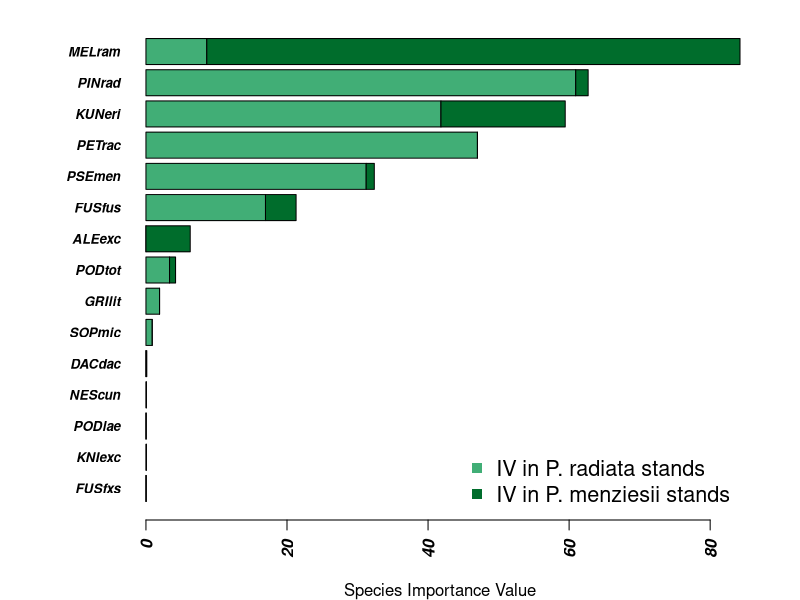

Generate this figure with R: (Note: this script raises an error after producing the figure.)
#Code for FIGURE2
#Read in data that is importance values of canopy species by plantation species
canopy_IV = read.table("Canopy_Species_IV.csv", header = T, sep = ",", stringsAsFactors = T)

png("Canopy_Species_Stacked.png", width = 50, height = 50, units = "cm", res = 1000, pointsize = 26)
par(mar = c(4,7,1,3), font.axis = 4)

barplot(as.matrix(canopy_IV),
        las=2,cex.names=.8, axes = T, horiz=T, xlab = "Species Importance Value", ylab = "",
        col = c("#41ae76", "#006d2c"))
legend(x = "bottomright",
       legend = c("IV in P. radiata stands", "IV in P. menziesii stands"),
       col = c("#41ae76", "#006d2c"),
       pch = 15,
       bty = "n",
       xpd = TRUE,
       horiz = F,
       cex = 1.3)

dev.off()
#------------------------------------------------------------------------------------------
#Code for FIGURE3
#Boxplots for environmental characteristics between overstorey species
png("boxplots.png", width = 30, height = 40, units = "cm", res = 800, pointsize = 18)
par(mfrow = c(5,1), mar = c(3,6,4,1))

boxplot(env.vars$Elevation ~ env.vars$Species, xlab = "", ylab = "Elevation (m)", col = "white",
        main = '***', horizontal = TRUE)
mtext("(a)", side = 2, at = par('usr')[4], line = 5, las = 1, cex = par('cex'))

boxplot(env.vars$Slope ~ env.vars$Species, xlab = "", ylab = "Slope (°)", col="white",
        main = '***', horizontal = TRUE)
mtext("(b)", side = 2, at = par('usr')[4], line = 5, las = 1, cex = par('cex'))

boxplot(env.vars$Distance.Seed.Source ~ env.vars$Species, xlab = "", ylab = "Distance to Seed Source (m)", col = "white",
        main = '**', horizontal = TRUE)
mtext("(c)", side = 2, at = par('usr')[4], line = 5, las = 1, cex = par('cex'))

boxplot(env.vars$Northness ~ env.vars$Species, xlab = "", ylab = "Northness", col = "white",
        main = '', horizontal = TRUE)
mtext("(d)", side = 2, at = par('usr')[4], line = 5, las = 1, cex = par('cex'))

boxplot(env.vars$Eastness ~ env.vars$Species, xlab = "", ylab = "Eastness", col = "white",
        main = '', horizontal = TRUE)
mtext("(e)", side = 2, at = par('usr')[4], line = 5, las = 1, cex = par('cex'))

dev.off()


#----------------------------------------------------------------------------------------
#Code for FIGURE4
  
png("Ordinations_Polygons.png", width = 37, height = 42, units = "cm", res = 800, pointsize = 24)
par(mfrow = c(3,2), mar = c(4,5,5.5,1.5))

#Simple ordination with colour and shapes differing by plantation species
plot(scores$sites[,1], scores$sites[,2], pch = c(17, 16) [as.factor(sp)], col = c('#525252', '#bdbdbd') [as.factor(sp)] ,xlab = "NMDS1", ylab = "NMDS2")
ordiellipse(nmds, groups = sp, draw = "polygon")
axis(side = 1, labels = F)
axis(side = 2, labels = F)
mtext("(a)", side = 2, at = par('usr')[4], line = 3, las = 1, cex = par('cex'))

#legend for B&W
legend(x = "top",
       inset = c(0,-0.2),
       legend = c("PSEMEN", "PINRAD"),
       col = c('#525252', '#bdbdbd'),
       pch = c(17, 16),
       bty = "n",
       xpd = TRUE,
       horiz = TRUE)

#Ordination with shape by plantation species and colour by site
plot(scores$sites[,1], scores$sites[,2], pch = c(17, 16) [as.factor(sp)], 
     col = c('#377eb8', '#e41a1c', '#984ea3', '#f781bf', '#4daf4a', '#ff7f00', '#a65628', '#666666') [as.factor(site)],
     yaxt = "n", xlab = "NMDS1", ylab = "NMDS2")
ordiellipse(nmds,groups = site, draw = "polygon")
axis(side = 1, labels = F)
axis(side = 2, labels = F)
mtext("(b)", side = 2, at = par('usr')[4], line = 3, las = 1, cex = par('cex'))

#legend for colours
legend(x = "top",
       inset = c(0, -0.3),
       legend = c("BEC1", "BEC2", "ALLEN", "LAKE", "LIZA", "ROCK", "TONO", "WAKA"),
       col = c('#377eb8', '#e41a1c', '#984ea3', '#f781bf', '#4daf4a', '#ff7f00', '#a65628', '#666666'),
       pch = c(16, 16, 17, 17, 17, 16, 17, 16),
       bty = "n",
       xpd = TRUE,
       ncol = 3)

#Ordination with environmental variables
plot(scores$sites[,1], scores$sites[,2], pch = c(17, 16) [as.factor(sp)], col = c('#525252', '#bdbdbd') [as.factor(sp)],
     xlab = "NMDS1", ylab = "NMDS2")
plot(SV.envfit, col = 'black')
axis(side = 1, labels = F)
axis(side = 2, labels = F)
mtext("(c)", side = 2, at = par('usr')[4], line = 3, las = 1, cex = par('cex'))

#Ordination with vegetation parameters
plot(scores$sites[,1], scores$sites[,2], pch = c(17, 16) [as.factor(sp)], col = c('#525252', '#bdbdbd') [as.factor(sp)],
     yaxt = "n", xlab = "NMDS1", ylab = "NMDS2")
plot(VG.envfit, col = 'black')
axis(side = 1, labels = F)
axis(side = 2, labels = F)
mtext("(d)", side = 2, at = par('usr')[4], line = 3, las = 1, cex = par('cex'))

#cluster diagram
plot(dend)
text(x = 20, y = -0.1, 'A', xpd = T, font =2, cex = 1.8, col = c("#c51b7d"))
text(x = 46, y = -0.1, 'B', xpd = T, font = 2, cex = 1.8, col = c("#e9a3c9" ))
text(x = 64, y = -0.1, 'C', xpd = T, font = 2, cex = 1.8, col = c("#f1a340"))
text(x = 88, y = -0.1, 'D', xpd = T, font = 2, cex = 1.8, col = c("#7fbf7b"))
text(x = 108, y = -0.1, 'E', xpd = T, font = 2, cex = 1.8, col = c("#1b7837"))
mtext(side = 1, line = 2, cex = 0.8, "RECCE sampling plots")
mtext(side = 2, line = 3, cex = 0.8, "Bray-Curtis dissimilarity")
mtext("(e)", side = 2, at = par('usr')[4], line = 3, las = 1, cex = par('cex'))

#Ordination coloured by dendrogram groups
plot(scores$sites[,1], scores$sites[,2], pch = c(17, 16) [as.factor(sp)], 
     col = c("#7fbf37", "#1b7837", "#f1a340", "#c51b7d", "#e9a3c9") [as.factor(dendgroups)],
     yaxt = "n", xlab = "NMDS1", ylab = "NMDS2")
axis(side = 1, labels = F)
axis(side = 2, labels = F)
mtext("(f)", side = 2, at = par('usr')[4], line = 3, las = 1, cex = par('cex'))

dev.off()


#------------------------------------------------------------
#Code for FIGURE5

#Making the ordination plot matrix
png("Species.Ordinations.png", width = 40, height = 32, units = "cm", res = 1000, pointsize = 26)
par(mfrow = c(3,3), mar = c(2,5,2,1))

#First panel is the ordination from Fig4 with point shape and colour by plantation species with the environmental variables fitted
plot(scores$sites[,1], scores$sites[,2], pch = c(17, 16) [as.factor(sp)], col = c('#525252', '#bdbdbd') [as.factor(sp)] ,xlab = "", ylab = "",
     xaxt = "n", yaxt = "n")
plot(ALL.envfit, col = 'black', cex = 0.8)
mtext("(a)", side = 2, at = par('usr')[4], line = 3, las = 1, cex = par('cex'))

#Panel b is P.radiata
#Start with a blank plot where everything is white
plot(scores$sites[,1], scores$sites[,2],xaxt = "n", yaxt = "n", xlab = "", ylab = "", col = "white", pch = 1, cex = 0.6,
     main = substitute(paste(italic('Pinus radiata'))))
#Add grey filled in circles for the plots
points(scores$sites[,1], scores$sites[,2],col = "darkgrey", pch = 16, cex = 0.6)
#Go over the plots that contain p.rad in white to remove them from the plot
points(scores$sites[,1][which(IV_t[,"PINRAD"]>0)], scores$sites[,2][which(IV_t[,"PINRAD"]>0)],col = "white", pch = 16, cex = 0.6)
#add circles over plots with p.rad, with circle size relative to abundance of p.rad
symbols(scores$sites[,1], scores$sites[,2], circles = IV_t[,"PINRAD"], inches = 0.25, add = T)
#label panel
mtext("(b)", side = 2, at = par('usr')[4], line = 3, las = 1, cex = par('cex'))

#Panel c is for P.menziesii
plot(scores$sites[,1], scores$sites[,2],xaxt = "n", yaxt = "n", xlab = "", ylab = "", col = "white", pch = 1, cex = 0.6,
     main = substitute(paste(italic('Pseudotsuga menziesii'))))
points(scores$sites[,1], scores$sites[,2],col = "darkgrey", pch = 16, cex = 0.6)
points(scores$sites[,1][which(IV_t[,"PSEMEN"]>0)], scores$sites[,2][which(IV_t[,"PSEMEN"]>0)],col = "white", pch = 16, cex = 0.6)
symbols(scores$sites[,1], scores$sites[,2], circles = IV_t[,"PSEMEN"], inches = 0.25, add = T)
mtext("(c)", side = 2, at = par('usr')[4], line = 3, las = 1, cex = par('cex'))

#Panel d is for P. racemosa
plot(scores$sites[,1], scores$sites[,2],xaxt = "n", yaxt = "n", xlab = "", ylab = "", col = "white", pch = 1, cex = 0.6,
     main = substitute(paste(italic('Pterophylla racemosa'))))
points(scores$sites[,1], scores$sites[,2],col = "darkgrey", pch = 16, cex = 0.6)
points(scores$sites[,1][which(IV_t[,"WEIRAC"]>0)], scores$sites[,2][which(IV_t[,"WEIRAC"]>0)],col = "white", pch = 16, cex = 0.6)
symbols(scores$sites[,1], scores$sites[,2], circles = IV_t[,"WEIRAC"], inches = 0.25, add = T)
mtext("(d)", side = 2, at = par('usr')[4], line = 3, las = 1, cex = par('cex'))

#Panel e is for F. fusca
plot(scores$sites[,1], scores$sites[,2],xaxt = "n", yaxt = "n", xlab = "", ylab = "", col = "white", pch = 1, cex = 0.6,
     main = substitute(paste(italic('Fuscospora fusca'))))
points(scores$sites[,1], scores$sites[,2],col = "darkgrey", pch = 16, cex = 0.6)
points(scores$sites[,1][which(IV_t[,"FUSFUS"]>0)], scores$sites[,2][which(IV_t[,"FUSFUS"]>0)],col = "white", pch = 16, cex = 0.6)
symbols(scores$sites[,1], scores$sites[,2], circles = IV_t[,"FUSFUS"], inches = 0.25, add = T)
mtext("(e)", side = 2, at = par('usr')[4], line = 3, las = 1, cex = par('cex'))

#Panel f is for M. ramiflorus
plot(scores$sites[,1], scores$sites[,2],xaxt = "n", yaxt = "n", xlab = "", ylab = "", col = "white", pch = 1, cex = 0.6,
     main = substitute(paste(italic('Melicytus ramiflorus'))))
points(scores$sites[,1], scores$sites[,2],col = "darkgrey", pch = 16, cex = 0.6)
points(scores$sites[,1][which(IV_t[,"MELRAM"]>0)], scores$sites[,2][which(IV_t[,"MELRAM"]>0)],col = "white", pch = 16, cex = 0.6)
symbols(scores$sites[,1], scores$sites[,2], circles = IV_t[,"MELRAM"], inches = 0.25, add = T)
mtext("(f)", side = 2, at = par('usr')[4], line = 3, las = 1, cex = par('cex'))

#Panel g is for C. medullaris
plot(scores$sites[,1], scores$sites[,2],xaxt = "n", yaxt = "n", xlab = "", ylab = "", col = "white", pch = 1, cex = 0.6,
     main = substitute(paste(italic('Cyathea medullaris'))))
points(scores$sites[,1], scores$sites[,2],col = "darkgrey", pch = 16, cex = 0.6)
points(scores$sites[,1][which(IV_t[,"CYAMED"]>0)], scores$sites[,2][which(IV_t[,"CYAMED"]>0)],col = "white", pch = 16, cex = 0.6)
symbols(scores$sites[,1], scores$sites[,2], circles = IV_t[,"CYAMED"], inches = 0.25, add = T)
mtext("(g)", side = 2, at = par('usr')[4], line = 3, las = 1, cex = par('cex'))

#Panel h is for C. dealbata
plot(scores$sites[,1], scores$sites[,2],xaxt = "n", yaxt = "n", xlab = "", ylab = "", col = "white", pch = 1, cex = 0.6,
     main = substitute(paste(italic('Cyathea dealbata'))))
points(scores$sites[,1], scores$sites[,2],col = "darkgrey", pch = 16, cex = 0.6)
points(scores$sites[,1][which(IV_t[,"CYADEA"]>0)], scores$sites[,2][which(IV_t[,"CYADEA"]>0)],col = "white", pch = 16, cex = 0.6)
symbols(scores$sites[,1], scores$sites[,2], circles = IV_t[,"CYADEA"], inches = 0.25, add = T)
mtext("(h)", side = 2, at = par('usr')[4], line = 3, las = 1, cex = par('cex'))

#Panel i if for K. ericoides
plot(scores$sites[,1], scores$sites[,2],xaxt = "n", yaxt = "n", xlab = "", ylab = "", col = "white", pch = 1, cex = 0.6,
     main = substitute(paste(italic('Kunzea ericoides'))))
points(scores$sites[,1], scores$sites[,2],col = "darkgrey", pch = 16, cex = 0.6)
points(scores$sites[,1][which(IV_t[,"KUNEVE"]>0)], scores$sites[,2][which(IV_t[,"KUNEVE"]>0)],col = "white", pch = 16, cex = 0.6)
symbols(scores$sites[,1], scores$sites[,2], circles = IV_t[,"KUNEVE"], inches = 0.25, add = T)
mtext("(i)", side = 2, at = par('usr')[4], line = 3, las = 1, cex = par('cex'))

dev.off()

#---------------------------------------------------------------------
#Code for FIGURE6

#Scatter plots for Native Importance value and species richness

png("Scatterplot_Native.png", width = 50, height = 50, units = "cm", res = 1000, pointsize = 26)
par(mfrow = c(2,2), mar = c(4,4,3,3))


#Effect of age on native IV
plot(y = env.vars$Native.IV, x = env.vars$Age,
     pch = c(16, 17) [as.factor(env.vars$Species)],
     col = c('#969696','#525252') [as.factor(env.vars$Species)],
     xlab = "", xaxt = "n", ylab = "Native Importance Value")
axis(side = 1, labels = F)
axis(side = 2, labels = F)
abline(a = -7.5206, b = 0.3257, col = "#525252", lwd = 4, lty = 2)
lines()
lines()
text(x = 43, y = 22, label = expression(paste( "PSEMEN ", R^2, "=", 0.384)), cex = 0.7)
mtext("(a)", side = 2, at = par('usr')[4], line = 3, las = 1, cex = par('cex'))

#Legend
legend(x = "bottom",
       inset = c(0, -0.2),
       legend = c("PSEMEN", "PINRAD"),
       col = c('#525252', '#969696'),
       pch = c(17,16),
       lty = c(2,1),
       bty = "n",
       cex = 1.2,
       lwd = 3,
       xpd = TRUE,
       horiz = TRUE)

#Effect of stocking on native IV
plot(y = env.vars$Native.IV, x = env.vars$Stocking,
     pch = c(16, 17) [as.factor(env.vars$Species)],
     col = c('#969696', '#525252') [as.factor(env.vars$Species)],
     xaxt = "n", yaxt = "n", xlab = "", ylab = "")
axis(side = 1, labels = F)
axis(side = 2, labels = F)
abline(a = 11.445692, b = -0.006337,col = "#525252", lwd = 4, lty = 2)
abline(a = 12.392019, b = -0.005282,col = "#969696", lwd = 4, lty = 1)
text(x = 1010, y = 21, label = expression(paste( "PINRAD ", R^2, "=", 0.067)), cex = 0.7)
text(x = 1010, y = 22, label = expression(paste( "PSEMEN ", R^2, "=", 0.286)), cex = 0.7)
mtext("(b)", side = 2, at = par('usr')[4], line = 3, las = 1, cex = par('cex'))

#Effect of age on native species richness
plot(y = env.vars$Native.Species, x = env.vars$Age,
     pch = c(16, 17) [as.factor(env.vars$Species)],
     col = c('#969696', '#525252') [as.factor(env.vars$Species)],
     xlab = "Age (years)", ylab = "Native Species Richness")
axis(side = 1, labels = F)
axis(side = 2, labels = F)
abline(a = -7.52121, b = 0.37080,col = "#525252", lwd = 4, lty = 2)
text(x = 47, y = 21, label = expression(paste( "PSEMEN ", R^2, "=", 0.527)), cex = 0.7)
mtext("(c)", side = 2, at = par('usr')[4], line = 3, las = 1, cex = par('cex'))

#Effect of stocking on native species richness
plot(y = env.vars$Native.Species, x = env.vars$Stocking,
     pch = c(16, 17) [as.factor(env.vars$Species)],
     col = c('#969696', '#525252') [as.factor(env.vars$Species)],
     yaxt = "n", xlab = "Stocking (stems/ha)", ylab = "")
axis(side = 1, labels = F)
axis(side = 2, labels = F)
abline(a = 12.329033,b = -0.003331,col = "#525252", lwd = 4, lty = 2)
abline(a = 12.276018,b = -0.004041,col = "#969696", lwd = 4, lty = 1)
text(x = 1010, y = 20, label = expression(paste( "PINRAD ", R^2, "=", 0.075)), cex = 0.7)
text(x = 1010, y = 21, label = expression(paste( "PSEMEN ", R^2, "=", 0.058)), cex = 0.7)
mtext("(d)", side = 2, at = par('usr')[4], line = 3, las = 1, cex = par('cex'))


dev.off()
